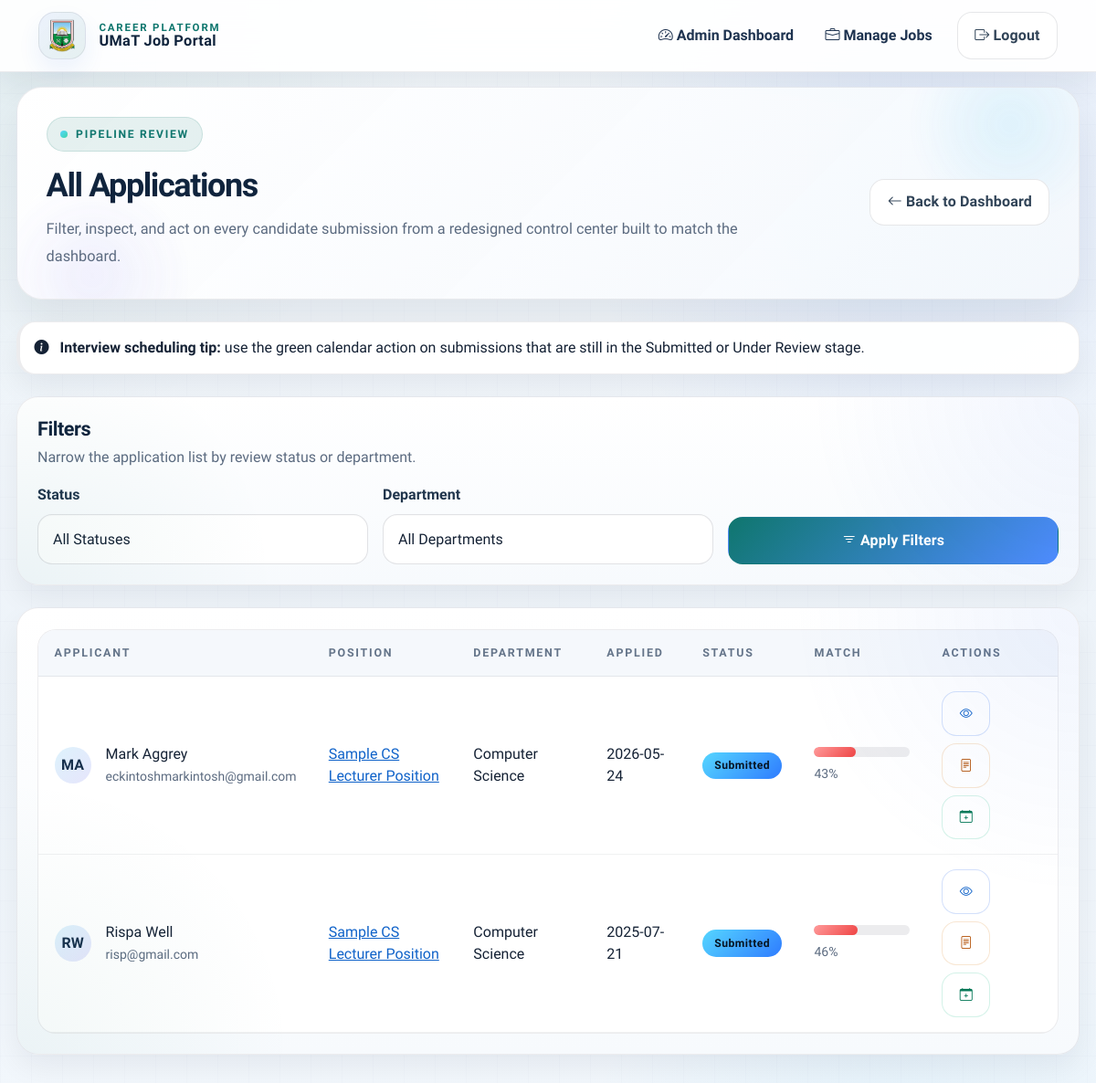
/applications (signed in, upper part), run on an earlier commit of the app's database.
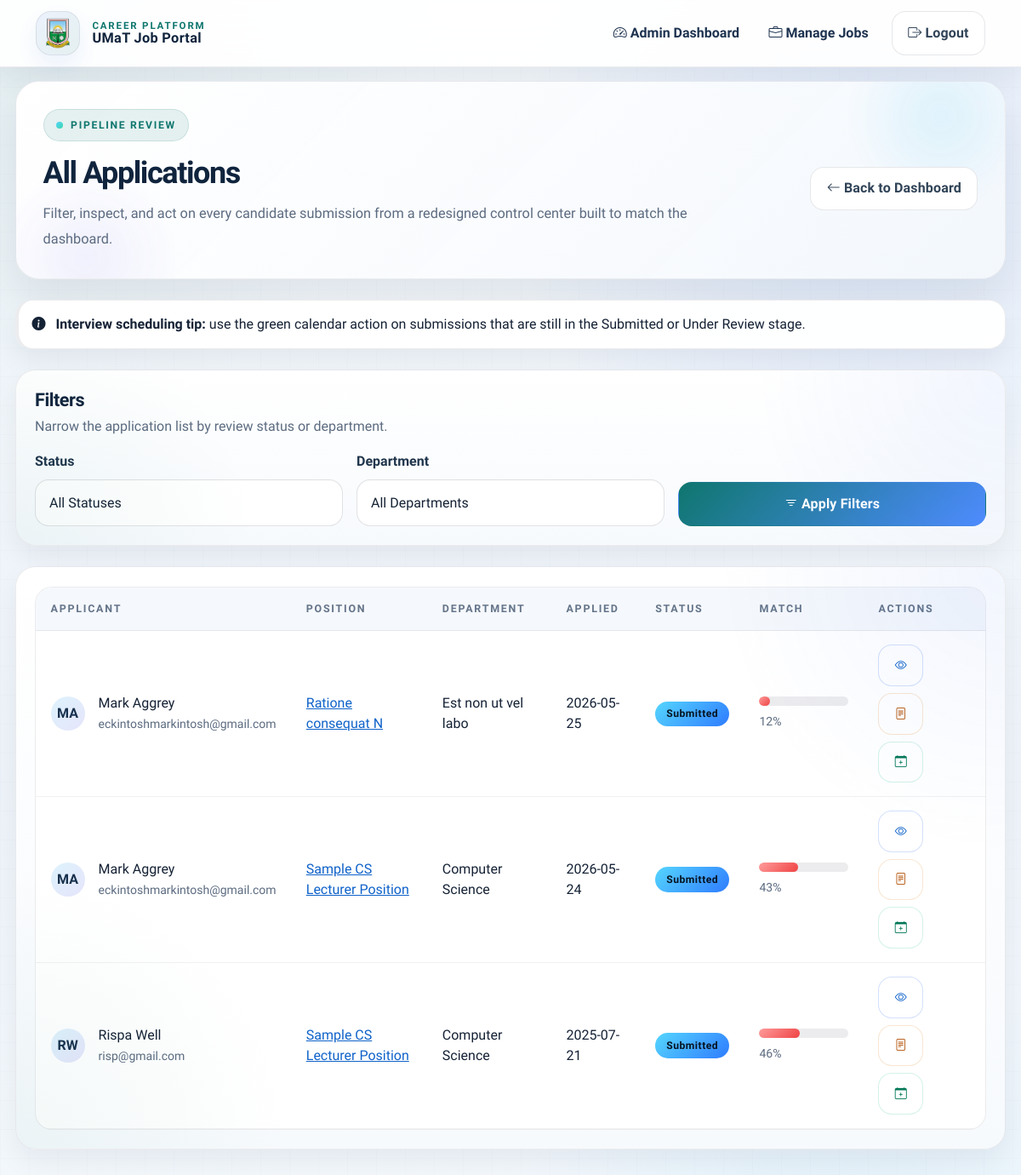
And on a later commit of the database.
### app/models.py (models this page shows, shortened)
class Application(db.Model):
    __tablename__ = "applications"
    application_id = db.Column(db.Integer, primary_key=True)
    candidate_id = db.Column(db.Integer, db.ForeignKey("users.id"), nullable=False)
    job_id = db.Column(db.Integer, db.ForeignKey("jobs.job_id"), nullable=False)
    resume_id = db.Column(db.Integer, db.ForeignKey("resumes.resume_id"))
    cover_letter = db.Column(db.Text)
    cover_letter_file = db.Column(db.String(512))  # Path to uploaded cover letter file
    status = db.Column(Enum(ApplicationStatus, native_enum=False), nullable=False, default=ApplicationStatus.submitted)
    application_date = db.Column(db.DateTime, nullable=False, default=datetime.utcnow)
    feedback = db.Column(db.Text)  # Personalized feedback for the candidate
    interview = db.relationship("Interview", backref="application", uselist=False)

class User(UserMixin, db.Model):
    __tablename__ = "users"
    id = db.Column(db.Integer, primary_key=True)
    username = db.Column(db.String(255), unique=True, nullable=False, index=True)
    email = db.Column(db.String(255), unique=True, nullable=False, index=True)
    password_hash = db.Column(db.String(255), nullable=False)
    first_name = db.Column(db.String(100))
    last_name = db.Column(db.String(100))
    profile_image = db.Column(db.String(255))  # Store the image path
    role = db.Column(Enum(UserRole, native_enum=False), nullable=False, default=UserRole.candidate)
    created_at = db.Column(db.TIMESTAMP, server_default=db.func.current_timestamp())
    updated_at = db.Column(db.TIMESTAMP, server_default=db.func.current_timestamp(), onupdate=db.func.current_timestamp())
    candidate_profile = db.relationship("Candidate", backref="user", uselist=False, lazy=True, cascade="all, delete-orphan")
    posted_jobs = db.relationship("Job", backref="poster", lazy=True)
    applications = db.relationship("Application", backref="applicant", lazy=True)
    def is_admin(self):
        logger.info(f"===DEBUG=== is_admin() called for {self.username}")
        logger.info(f"===DEBUG=== role type: {type(self.role)}, value: {self.role}")
        if isinstance(self.role, str):
            return self.role == "admin"
        return self.role == UserRole.admin

class Job(db.Model):
    __tablename__ = "jobs"
    job_id = db.Column(db.Integer, primary_key=True)
    title = db.Column(db.String(255), nullable=False)
    description = db.Column(db.Text, nullable=False)
    required_skills = db.Column(db.Text)
    department = db.Column(db.String(100), default="Computer Science")
    location = db.Column(db.String(100))
    salary_range = db.Column(db.String(100))
    posted_by = db.Column(db.Integer, db.ForeignKey("users.id"), nullable=False)
    posted_date = db.Column(db.DateTime, nullable=False, default=datetime.utcnow)
    status = db.Column(db.String(50), nullable=False, default="open")
    closing_date = db.Column(db.DateTime)
    applications = db.relationship("Application", backref="job", lazy=True)
    matches = db.relationship("JobMatch", backref="job", lazy=True)
    @property
    def requirements(self):
        """Backward-compatible alias used by older routes/templates."""
        return self.required_skills

class JobMatch(db.Model):
    __tablename__ = "job_matches"
    match_id = db.Column(db.Integer, primary_key=True)
    resume_id = db.Column(db.Integer, db.ForeignKey("resumes.resume_id"), nullable=False)
    job_id = db.Column(db.Integer, db.ForeignKey("jobs.job_id"), nullable=False)
    match_score = db.Column(db.Float, nullable=False)
    match_details = db.Column(db.Text)  # Store detailed match information as JSON
    calculated_at = db.Column(db.DateTime, nullable=False, default=datetime.utcnow)

### app/admin_routes.py (the view)
@admin.route('/applications')
@login_required
def all_applications():
    if not current_user.is_admin():
        flash('Access denied.', 'danger')
        return redirect(url_for('main.index'))
    status = request.args.get('status')
    department = request.args.get('department')
    query = Application.query\
        .join(User, Application.candidate_id == User.id)\
        .join(Job, Application.job_id == Job.job_id)\
        .join(Resume, Application.resume_id == Resume.resume_id, isouter=True)
    if status:
        try:
            status_enum = ApplicationStatus[status.lower()]
            query = query.filter(Application.status == status_enum)
        except (KeyError, AttributeError):
            flash('Invalid status filter', 'warning')
    if department:
        query = query.filter(Job.department == department)
    departments = db.session.query(Job.department).distinct().all()
    departments = [dept[0] for dept in departments if dept[0]]
    applications = query.order_by(Application.application_date.desc()).all()
    return render_template(
        'admin/all_applications.html',
        applications=applications,
        departments=departments,
        ApplicationStatus=ApplicationStatus
    )

### app/models.py (called while the page is built)
@login_manager.user_loader
def load_user(user_id):
    return User.query.get(int(user_id))

    def __str__(self):
        return self.value

### app/templates/admin/all_applications.html (shortened to what the changed rows need)
{% extends "base.html" %}
{% block content %}
<div class="page-shell">
    <section class="page-hero">
        <div class="d-flex flex-column flex-lg-row justify-content-between gap-4">
            <div>
                <h1 class="page-hero__title">All Applications</h1>
            </div>
        </div>
    </section>
    <section class="card surface-card--padded mb-4">
        <div class="section-header">
            <div>
                <h2 class="surface-section__title">Filters</h2>
            </div>
        </div>
    </section>
    <section class="card surface-card--padded">
        {% if applications %}
            <div class="table-responsive">
                <table class="table table-hover align-middle table-stack-sm">
                    <thead>
                        <tr>
                            <th>Applicant</th>
                            <th>Position</th>
                            <th>Department</th>
                            <th>Applied</th>
                            <th>Status</th>
                            <th>Match</th>
                            <th>Actions</th>
                        </tr>
                    </thead>
                    <tbody>
                        {% for application in applications %}
                            {% set match = none %}
                            {% if application.resume and application.resume.matches %}
                                {% set match = application.resume.matches|selectattr('job_id', 'equalto', application.job.job_id)|first %}
                            {% endif %}
                            <tr>
                                <td data-label="Applicant">
                                    <div class="d-flex align-items-center gap-3">
                                        {% if application.applicant.profile_image %}
                                            <span class="candidate-placeholder rounded-circle" style="display: none; width: 40px; height: 40px;">{{ application.applicant.first_name[0] }}{{ application.applicant.last_name[0] }}</span>
                                        {% else %}
                                            <span class="candidate-placeholder rounded-circle" style="width: 40px; height: 40px;">{{ application.applicant.first_name[0] }}{{ application.applicant.last_name[0] }}</span>
                                        {% endif %}
                                        <div>
                                            <div>{{ application.applicant.first_name }} {{ application.applicant.last_name }}</div>
                                            <small class="text-secondary">{{ application.applicant.email }}</small>
                                        </div>
                                    </div>
                                </td>
                                <td data-label="Position"><a href="{{ url_for('main.view_job_detail', job_id=application.job.job_id) }}">{{ application.job.title }}</a></td>
                                <td data-label="Department">{{ application.job.department }}</td>
                                <td data-label="Applied">{{ application.application_date.strftime('%Y-%m-%d') }}</td>
                                <td data-label="Status">
                                    <span class="badge bg-{{ 'success' if application.status == ApplicationStatus.accepted else 'warning' if application.status == ApplicationStatus.under_review else 'info' if application.status == ApplicationStatus.submitted else 'danger' if application.status == ApplicationStatus.rejected else 'secondary' }}">
                                        {{ application.status.value }}
                                    </span>
                                </td>
                                <td data-label="Match" style="min-width: 140px;">
                                    {% if match %}
                                        <div class="progress">
                                            <div class="progress-bar {% if match.match_score >= 0.7 %}bg-success{% elif match.match_score >= 0.5 %}bg-warning{% else %}bg-danger{% endif %}" role="progressbar" style="width: {{ (match.match_score * 100)|int }}%"></div>
                                        </div>
                                        <small class="text-secondary d-block mt-2">{{ "%.0f"|format(match.match_score * 100) }}%</small>
                                    {% else %}
                                        <small class="text-secondary">No match yet</small>
                                    {% endif %}
                                </td>
                                <td data-label="Actions">
                                    <div class="d-flex flex-wrap gap-2">
                                        <a href="{{ url_for('main.view_application', application_id=application.application_id) }}" class="btn btn-outline-primary btn-sm" title="View Details">
                                            <i class="bi bi-eye"></i>
                                        </a>
                                        {% if application.resume %}
                                            <a href="{{ url_for('admin.view_resume', application_id=application.application_id) }}" class="btn btn-outline-warning btn-sm" title="View Resume">
                                                <i class="bi bi-file-text"></i>
                                            </a>
                                        {% endif %}
                                        {% if application.status.value in ['Submitted', 'Under Review'] %}
                                            <a href="{{ url_for('main.schedule_interview', application_id=application.application_id) }}" class="btn btn-outline-success btn-sm" title="Schedule Interview">
                                                <i class="bi bi-calendar-plus"></i>
                                            </a>
                                        {% endif %}
                                    </div>
                                </td>
                            </tr>
                        {% endfor %}
                    </tbody>
                </table>
            </div>
        {% else %}
            <div class="empty-state">
                <i class="bi bi-inbox"></i>
                <h2 class="h5">No applications found</h2>
                <p class="mb-0">Adjust your filters or wait for new submissions to come in.</p>
            </div>
        {% endif %}
    </section>
</div>
{% endblock %}

What changed in the data, as far as the page shows it:
added Application: applicant "M", applicant "A", applicant.first_name "Mark", applicant.last_name "Aggrey", applicant.email "eckintoshmarkintosh@gmail.com", job "Ratione consequat N", job.department "Est non ut vel labo", application_date "2026-05-25", status.value "Submitted"
now on this page (row unchanged): JobMatch: match.match_score*100 "12"
